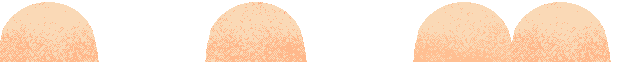
#> input picture assets_src/hill_crests.png, 640 x 62 px
$ python tb_variant.py ../assets_src/hill_crests.png
#> lines starting #> are read from the running program, lines starting #| are printed output that depends on the picture; after the words box and inside, x2 and y2 are one past the last pixel; in counts of white or black regions, pixels touching at a corner belong together
#> in main, im is the input picture: PIL image 640x62 RGBA; mean R, G, B, A 247.6, 224.6, 187.7, 125.6
#!/usr/bin/env python3
"""Trailbound colour-variant tool — rank-preserving ramp re-shade.

Implements style_lock T1: a palette variant is a NEW shading pass on
the same silhouette, not a hue rotation.  The master sprite is gen'd
once; each variant remaps the target colour family's ramp while keeping
every pixel's rank (its position dark->light) — silhouette, band
structure and pixel-art clusters survive exactly, 0 gen credits.

    python tools/tb_variant.py IN.png --variant dry_gold
    python tools/tb_variant.py IN.png --variant autumn_copper --family warm
    python tools/tb_variant.py IN.png --variant dry_gold --dry-run
    python tools/tb_variant.py IN.png --ramp "#2e3316,#5a5c1f,#8a7f2a,#b09b34,#d1b94a"

--family selects which pixels the ramp-swap touches:
    green  hue 55-145, s>0.20, g-dominant      (default — foliage)
    warm   hue 15-55,  s>0.20, r>=g            (copper/autumn crowns)
    cool   hue 145-265, s>0.20                  (teal/water families)
    all    any pixel with s>0.20                (whole-sprite recolour)
Alpha and non-family pixels pass through untouched.
"""
import argparse
import colorsys
import os
import sys

import numpy as np
from PIL import Image

# ------------------------------------------------------------- family masks
def family_mask(arr, fam):
#> called with fam = 'green'
    h, w = arr.shape[:2]
#> h = 62; w = 640
    r = arr[..., 0].astype(float) / 255.0
    g = arr[..., 1].astype(float) / 255.0
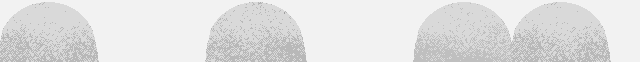
#> g: shape (62, 640) float64; min 0.627, max 0.949, mean 0.881
    b = arr[..., 2].astype(float) / 255.0
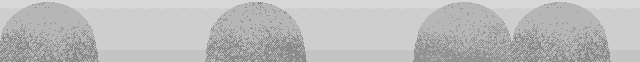
#> b: shape (62, 640) float64; min 0.49, max 0.843, mean 0.736
    a = arr[..., 3] > 0
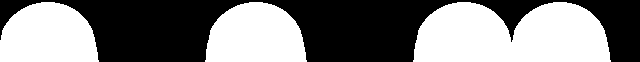
#> a: shape (62, 640) bool; 49.3% white; 3 white regions, box (x1, y1, x2, y2) and area: (413, 2, 611, 62) 9761, (205, 2, 307, 62) 4911, (0, 2, 99, 62) 4877
    mx = np.maximum(np.maximum(r, g), b)
    mn = np.minimum(np.minimum(r, g), b)
    d = mx - mn
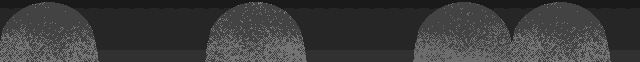
#> d: shape (62, 640) float64; min 0.106, max 0.51, mean 0.235
    s = np.zeros_like(mx)
    nz = mx > 0
#> nz: shape (62, 640) bool; every value is 1
    s[nz] = d[nz] / mx[nz]
    # hue in degrees, numpy vectorised
    hh = np.zeros_like(mx)
    m = d > 0
    i = m & (mx == r)
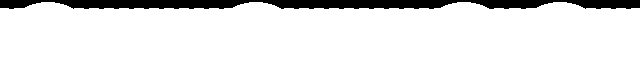
#> i: shape (62, 640) bool; 88.7% white; 1 black region, box (x1, y1, x2, y2) and area: (0, 0, 640, 9) 4476
    hh[i] = (60.0 * ((g - b) / np.maximum(d, 1e-9)) % 360.0)[i]
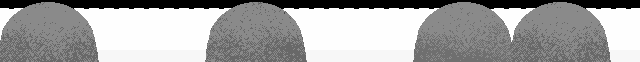
#> hh: shape (62, 640) float64; min 0, max 56.84, mean 36.3; drawn with min black and max white
    i = m & (mx == g)
#> i: shape (62, 640) bool; 11.3% white; 1 white region, box (x1, y1, x2, y2) and area: (0, 0, 640, 9) 4476
    hh[i] = (60.0 * ((b - r) / np.maximum(d, 1e-9)) + 120.0)[i]
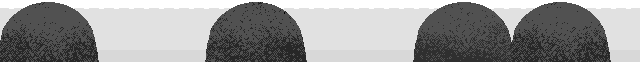
#> hh: shape (62, 640) float64; 11.28% of pixels changed, all inside (x1, y1, x2, y2) = (0, 0, 640, 9); drawn with min black and max white
    i = m & (mx == b)
#> i: shape (62, 640) bool; every value is 0
    hh[i] = (60.0 * ((r - g) / np.maximum(d, 1e-9)) + 240.0)[i]
    hh = hh % 360.0
    base = a & (s > 0.20)
    if fam == "green":
        return base & (hh >= 55) & (hh <= 145) & (g >= r * 0.9)
    if fam == "warm":
        return base & (hh >= 15) & (hh <= 55) & (r >= g)
    if fam == "cool":
        return base & (hh >= 145) & (hh <= 265)
    return base                                   # "all"

# ------------------------------------------------------------- named variants
# Ramps are dark -> light hex stops, sampled by rank.  Seeded from the
# Pinewatch v3 grass ramp (#5a6e3c shade / #c0c879 mid / #d4d587 light)
# and the re-shaded variants studied in assets_src/reference/resurrected_rpg.
VARIANTS = {
    "deep_summer": ["#26351f", "#3d5428", "#5f7f35", "#8aa848", "#b5cc5e"],
    "dry_gold":    ["#33301a", "#57531f", "#7f7226", "#a8922f", "#cbb245"],
    "autumn_copper": ["#2e1f16", "#54321a", "#7d4a1e", "#a86524", "#cf8436"],
    "winter_frost": ["#2b3134", "#46545a", "#678086", "#93abb0", "#bfd4d6"],
    "dusk_violet": ["#241f33", "#3d3354", "#5c4f7f", "#8373a8", "#ab9ccc"],
}


def hex_to_rgb(hx):
    hx = hx.lstrip("#")
    return tuple(int(hx[i:i + 2], 16) for i in (0, 2, 4))


def ramp_sample(stops, t):
    """Sample a hex-stop ramp at t in [0,1], HSV lerp shortest-hue."""
    hsv = [colorsys.rgb_to_hsv(*(c / 255.0 for c in hex_to_rgb(s)))
           for s in stops]
    if t <= 0:
        out = hsv[0]
    elif t >= 1:
        out = hsv[-1]
    else:
        p = t * (len(hsv) - 1)
        i0 = int(p)
        f = p - i0
        a, b = hsv[i0], hsv[i0 + 1]
        dh = ((b[0] - a[0] + 0.5) % 1.0) - 0.5    # shortest arc
        out = ((a[0] + dh * f) % 1.0,
               a[1] + (b[1] - a[1]) * f,
               a[2] + (b[2] - a[2]) * f)
    r, g, b = colorsys.hsv_to_rgb(*out)
    return int(round(r * 255)), int(round(g * 255)), int(round(b * 255))


def variant_remap(arr, fam, stops):
    """Rank-preserving recolor of the family pixels.  Returns (arr, table)."""
    mask = family_mask(arr, fam)
    if not mask.any():
        return arr, []
    cols = {}
    ys, xs = np.where(mask)
    for y, x in zip(ys, xs):
        c = tuple(arr[y, x][:3])
        cols[c] = cols.get(c, 0) + 1
    ramp = sorted(cols, key=lambda c: 0.299 * c[0] + 0.587 * c[1] + 0.114 * c[2])
    n = len(ramp)
    table = [(c, ramp_sample(stops, i / max(1, n - 1)), cols[c])
             for i, c in enumerate(ramp)]
    lut = {old: new for old, new, _ in table}
    for y, x in zip(ys, xs):
        arr[y, x, :3] = lut[tuple(arr[y, x][:3])]
    return arr, table


def main():
    ap = argparse.ArgumentParser()
    ap.add_argument("src")
    ap.add_argument("--variant", default="dry_gold",
                    choices=list(VARIANTS) + ["custom"])
    ap.add_argument("--family", default="green",
                    choices=["green", "warm", "cool", "all"])
    ap.add_argument("--ramp", help="comma hex stops, overrides --variant")
    ap.add_argument("-o", "--out")
    ap.add_argument("--dry-run", action="store_true",
                    help="print the ramp remap, write nothing")
    ap.add_argument("--list", action="store_true")
    args = ap.parse_args()

    if args.list:
        for k, v in VARIANTS.items():
            print(f"{k:14s} {' '.join(v)}")
        return 0

    stops = [s.strip() for s in args.ramp.split(",")] if args.ramp \
        else VARIANTS.get(args.variant, VARIANTS["dry_gold"])
    name = "custom" if args.ramp else args.variant

    im = Image.open(args.src).convert("RGBA")
    arr = np.array(im)
    arr2, table = variant_remap(arr, args.family, stops)
#> table = []
    if not table:
        print(f"no '{args.family}' pixels in {args.src}")
        return 1
    print(f"{args.family} ramp ({len(table)} bands) -> {name}:")
    for old, new, npx in table:
        print(f"  #{''.join(f'{c:02x}' for c in old)} -> "
              f"#{''.join(f'{c:02x}' for c in new)}   ({npx}px)")
    if args.dry_run:
        return 0
    out = args.out or os.path.splitext(args.src)[0] + f"_{name}.png"
    Image.fromarray(arr2, "RGBA").save(out)
    print("wrote", out)
    return 0


if __name__ == "__main__":
#> (the run stopped early here; a loop or call above may not have finished)
